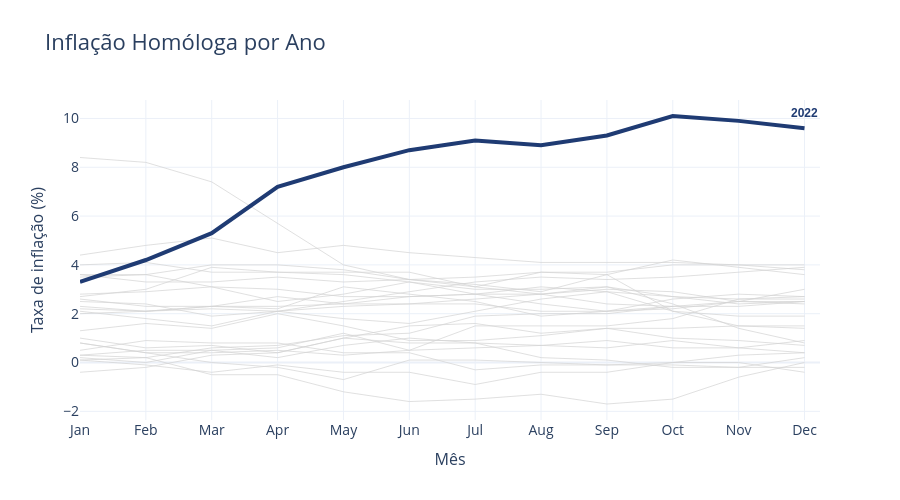

The notebook cell saved with this chart:
### Code cell
# Escolher ano a destacar
highlight_year = 2022

# Criar figura
fig = go.Figure()

# 🔹 Linhas cinza (todos os anos menos o destaque)
for y in df["year"].unique():
    if y != highlight_year:
        df_y = df[df["year"] == y]
        fig.add_trace(go.Scatter(
            x=df_y["month"],
            y=df_y[target],
            mode="lines",
            line=dict(color="lightgray", width=1),
            opacity=0.7,
            showlegend=False
        ))

# 🔹 Linha destacada
df_high = df[df["year"] == highlight_year]

fig.add_trace(go.Scatter(
    x=df_high["month"],
    y=df_high[target],
    mode="lines",
    line=dict(color="#1f3b73", width=4),  # azul escuro
    name=str(highlight_year)
))

# Último ponto da série destacada
x_last = df_high["month"].iloc[-1]
y_last = df_high[target].iloc[-1]

# 🔹 Label tipo "ticket"
fig.add_annotation(
    x=x_last,
    y=y_last,
    text=str(highlight_year),
    showarrow=False,
    
    # posição ligeiramente acima
    yshift=15,
    
    # estilo do "ticket"
    font=dict(
        color="#1f3b73",
        size=12,
        weight='bold',
        family='arial'
    ),
    
    # arredondamento visual
    align="center"
)

# 🔹 Layout
fig.update_layout(
    title='Inflação Homóloga por Ano',
    template="plotly_white",
    
    # 🔹 Fonte global (base)
    font=dict(
        # family='Arial',
        size=12,
    ),

    # 🔹 Título principal
    title_font=dict(
        size=title_size
    ),

    # 🔹 Eixos
    xaxis=dict(
        title='Mês',
        title_font=dict(size=label_size),
        tickfont=dict(size=ticket_size)
    ),
    
    yaxis=dict(
        title='Taxa de inflação (%)',
        title_font=dict(size=label_size),
        tickfont=dict(size=ticket_size)
    ),

    showlegend=False,
    height=500
)

fig.show()

### Figure 1 — Plotly figure (JSON) as saved in the notebook; plotly's stock layout.template omitted (floating-point values rounded to 4 significant figures)
{"data": [{"line": {"color": "lightgray", "width": 1}, "mode": "lines", "opacity": 0.7, "showlegend": false, "type": "scatter", "x": ["Jan", "Feb", "Mar", "Apr", "May", "Jun", "Jul", "Aug", "Sep", "Oct", "Nov", "Dec"], "y": [2.1, 1.8, 1.5, 2.1, 2.5, 2.9, 3.3, 3.5, 3.4, 3.5, 3.7, 3.9]}, {"line": {"color": "lightgray", "width": 1}, "mode": "lines", "opacity": 0.7, "showlegend": false, "type": "scatter", "x": ["Jan", "Feb", "Mar", "Apr", "May", "Jun", "Jul", "Aug", "Sep", "Oct", "Nov", "Dec"], "y": [4.4, 4.8, 5.1, 4.5, 4.8, 4.5, 4.3, 4.1, 4.1, 4.1, 4.0, 3.8]}, {"line": {"color": "lightgray", "width": 1}, "mode": "lines", "opacity": 0.7, "showlegend": false, "type": "scatter", "x": ["Jan", "Feb", "Mar", "Apr", "May", "Jun", "Jul", "Aug", "Sep", "Oct", "Nov", "Dec"], "y": [3.6, 3.3, 3.3, 3.5, 3.3, 3.4, 3.5, 3.7, 3.7, 4.0, 4.0, 4.0]}, {"line": {"color": "lightgray", "width": 1}, "mode": "lines", "opacity": 0.7, "showlegend": false, "type": "scatter", "x": ["Jan", "Feb", "Mar", "Apr", "May", "Jun", "Jul", "Aug", "Sep", "Oct", "Nov", "Dec"], "y": [4.0, 4.1, 3.7, 3.7, 3.6, 3.3, 2.8, 2.8, 3.0, 2.9, 2.5, 2.4]}, {"line": {"color": "lightgray", "width": 1}, "mode": "lines", "opacity": 0.7, "showlegend": false, "type": "scatter", "x": ["Jan", "Feb", "Mar", "Apr", "May", "Jun", "Jul", "Aug", "Sep", "Oct", "Nov", "Dec"], "y": [2.2, 2.1, 2.3, 2.3, 2.4, 2.7, 2.8, 2.4, 2.1, 2.2, 2.5, 2.5]}, {"line": {"color": "lightgray", "width": 1}, "mode": "lines", "opacity": 0.7, "showlegend": false, "type": "scatter", "x": ["Jan", "Feb", "Mar", "Apr", "May", "Jun", "Jul", "Aug", "Sep", "Oct", "Nov", "Dec"], "y": [2.0, 2.1, 2.2, 2.1, 1.8, 1.6, 2.1, 2.6, 2.9, 2.7, 2.6, 2.6]}, {"line": {"color": "lightgray", "width": 1}, "mode": "lines", "opacity": 0.7, "showlegend": false, "type": "scatter", "x": ["Jan", "Feb", "Mar", "Apr", "May", "Jun", "Jul", "Aug", "Sep", "Oct", "Nov", "Dec"], "y": [2.7, 3.0, 3.9, 3.7, 3.7, 3.7, 3.1, 2.8, 3.1, 2.7, 2.4, 2.5]}, {"line": {"color": "lightgray", "width": 1}, "mode": "lines", "opacity": 0.7, "showlegend": false, "type": "scatter", "x": ["Jan", "Feb", "Mar", "Apr", "May", "Jun", "Jul", "Aug", "Sep", "Oct", "Nov", "Dec"], "y": [2.6, 2.3, 2.3, 2.7, 2.4, 2.4, 2.4, 2.1, 2.1, 2.6, 2.8, 2.7]}, {"line": {"color": "lightgray", "width": 1}, "mode": "lines", "opacity": 0.7, "showlegend": false, "type": "scatter", "x": ["Jan", "Feb", "Mar", "Apr", "May", "Jun", "Jul", "Aug", "Sep", "Oct", "Nov", "Dec"], "y": [2.8, 2.9, 3.1, 2.5, 2.8, 3.3, 3.0, 3.0, 3.1, 2.4, 1.4, 0.8]}, {"line": {"color": "lightgray", "width": 1}, "mode": "lines", "opacity": 0.7, "showlegend": false, "type": "scatter", "x": ["Jan", "Feb", "Mar", "Apr", "May", "Jun", "Jul", "Aug", "Sep", "Oct", "Nov", "Dec"], "y": [0.3, 0.2, -0.5, -0.5, -1.2, -1.6, -1.5, -1.3, -1.7, -1.5, -0.6, 0.0]}, {"line": {"color": "lightgray", "width": 1}, "mode": "lines", "opacity": 0.7, "showlegend": false, "type": "scatter", "x": ["Jan", "Feb", "Mar", "Apr", "May", "Jun", "Jul", "Aug", "Sep", "Oct", "Nov", "Dec"], "y": [0.1, 0.2, 0.6, 0.7, 1.1, 1.2, 1.9, 2.0, 2.0, 2.3, 2.3, 2.5]}, {"line": {"color": "lightgray", "width": 1}, "mode": "lines", "opacity": 0.7, "showlegend": false, "type": "scatter", "x": ["Jan", "Feb", "Mar", "Apr", "May", "Jun", "Jul", "Aug", "Sep", "Oct", "Nov", "Dec"], "y": [3.6, 3.6, 4.0, 4.0, 3.8, 3.4, 3.2, 2.9, 3.6, 4.2, 3.9, 3.6]}, {"line": {"color": "lightgray", "width": 1}, "mode": "lines", "opacity": 0.7, "showlegend": false, "type": "scatter", "x": ["Jan", "Feb", "Mar", "Apr", "May", "Jun", "Jul", "Aug", "Sep", "Oct", "Nov", "Dec"], "y": [3.5, 3.6, 3.1, 3.0, 2.7, 2.7, 2.8, 3.1, 2.9, 2.1, 1.9, 1.9]}, {"line": {"color": "lightgray", "width": 1}, "mode": "lines", "opacity": 0.7, "showlegend": false, "type": "scatter", "x": ["Jan", "Feb", "Mar", "Apr", "May", "Jun", "Jul", "Aug", "Sep", "Oct", "Nov", "Dec"], "y": [0.2, 0.0, 0.5, 0.2, 0.7, 1.0, 0.8, 0.2, 0.1, -0.2, -0.2, 0.2]}, {"line": {"color": "lightgray", "width": 1}, "mode": "lines", "opacity": 0.7, "showlegend": false, "type": "scatter", "x": ["Jan", "Feb", "Mar", "Apr", "May", "Jun", "Jul", "Aug", "Sep", "Oct", "Nov", "Dec"], "y": [0.1, -0.1, -0.4, -0.1, -0.4, -0.4, -0.9, -0.4, -0.4, 0.0, 0.0, -0.4]}, {"line": {"color": "lightgray", "width": 1}, "mode": "lines", "opacity": 0.7, "showlegend": false, "type": "scatter", "x": ["Jan", "Feb", "Mar", "Apr", "May", "Jun", "Jul", "Aug", "Sep", "Oct", "Nov", "Dec"], "y": [-0.4, -0.2, 0.3, 0.4, 1.0, 0.8, 0.8, 0.7, 0.9, 0.6, 0.6, 0.4]}, {"line": {"color": "lightgray", "width": 1}, "mode": "lines", "opacity": 0.7, "showlegend": false, "type": "scatter", "x": ["Jan", "Feb", "Mar", "Apr", "May", "Jun", "Jul", "Aug", "Sep", "Oct", "Nov", "Dec"], "y": [0.8, 0.4, 0.4, 0.5, 0.3, 0.5, 0.6, 0.7, 0.6, 0.9, 0.6, 0.9]}, {"line": {"color": "lightgray", "width": 1}, "mode": "lines", "opacity": 0.7, "showlegend": false, "type": "scatter", "x": ["Jan", "Feb", "Mar", "Apr", "May", "Jun", "Jul", "Aug", "Sep", "Oct", "Nov", "Dec"], "y": [1.3, 1.6, 1.4, 2.0, 1.5, 0.9, 0.9, 1.1, 1.4, 1.4, 1.5, 1.5]}, {"line": {"color": "lightgray", "width": 1}, "mode": "lines", "opacity": 0.7, "showlegend": false, "type": "scatter", "x": ["Jan", "Feb", "Mar", "Apr", "May", "Jun", "Jul", "Aug", "Sep", "Oct", "Nov", "Dec"], "y": [1.0, 0.6, 0.7, 0.4, 1.0, 1.5, 1.6, 1.2, 1.4, 1.0, 0.9, 0.7]}, {"line": {"color": "lightgray", "width": 1}, "mode": "lines", "opacity": 0.7, "showlegend": false, "type": "scatter", "x": ["Jan", "Feb", "Mar", "Apr", "May", "Jun", "Jul", "Aug", "Sep", "Oct", "Nov", "Dec"], "y": [0.5, 0.9, 0.8, 0.8, 0.4, 0.4, -0.3, -0.1, -0.1, 0.0, 0.3, 0.4]}, {"line": {"color": "lightgray", "width": 1}, "mode": "lines", "opacity": 0.7, "showlegend": false, "type": "scatter", "x": ["Jan", "Feb", "Mar", "Apr", "May", "Jun", "Jul", "Aug", "Sep", "Oct", "Nov", "Dec"], "y": [0.8, 0.4, 0.0, -0.2, -0.7, 0.1, 0.1, 0.0, -0.1, -0.1, -0.2, -0.2]}, {"line": {"color": "lightgray", "width": 1}, "mode": "lines", "opacity": 0.7, "showlegend": false, "type": "scatter", "x": ["Jan", "Feb", "Mar", "Apr", "May", "Jun", "Jul", "Aug", "Sep", "Oct", "Nov", "Dec"], "y": [0.3, 0.5, 0.5, 0.6, 1.2, 0.5, 1.5, 1.5, 1.5, 1.8, 2.6, 2.7]}, {"line": {"color": "lightgray", "width": 1}, "mode": "lines", "opacity": 0.7, "showlegend": false, "type": "scatter", "x": ["Jan", "Feb", "Mar", "Apr", "May", "Jun", "Jul", "Aug", "Sep", "Oct", "Nov", "Dec"], "y": [8.4, 8.2, 7.4, 5.7, 4.0, 3.4, 3.1, 3.7, 3.6, 2.1, 1.5, 1.4]}, {"line": {"color": "lightgray", "width": 1}, "mode": "lines", "opacity": 0.7, "showlegend": false, "type": "scatter", "x": ["Jan", "Feb", "Mar", "Apr", "May", "Jun", "Jul", "Aug", "Sep", "Oct", "Nov", "Dec"], "y": [2.3, 2.1, 2.3, 2.2, 3.1, 2.8, 2.5, 1.9, 2.1, 2.3, 2.5, 3.0]}, {"line": {"color": "lightgray", "width": 1}, "mode": "lines", "opacity": 0.7, "showlegend": false, "type": "scatter", "x": ["Jan", "Feb", "Mar", "Apr", "May", "Jun", "Jul", "Aug", "Sep", "Oct"], "y": [2.5, 2.4, 1.9, 2.1, 2.3, 2.4, 2.6, 2.8, 2.4, 2.3]}, {"line": {"color": "#1f3b73", "width": 4}, "mode": "lines", "name": "2022", "type": "scatter", "x": ["Jan", "Feb", "Mar", "Apr", "May", "Jun", "Jul", "Aug", "Sep", "Oct", "Nov", "Dec"], "y": [3.3, 4.2, 5.3, 7.2, 8.0, 8.7, 9.1, 8.9, 9.3, 10.1, 9.9, 9.6]}], "layout": {"annotations": [{"align": "center", "font": {"color": "#1f3b73", "family": "arial", "size": 12, "weight": "bold"}, "showarrow": false, "text": "2022", "x": "Dec", "y": 9.6, "yshift": 15}], "font": {"size": 12}, "height": 500, "showlegend": false, "title": {"font": {"size": 22}, "text": "Inflação Homóloga por Ano"}, "xaxis": {"tickfont": {"size": 14}, "title": {"font": {"size": 16}, "text": "Mês"}}, "yaxis": {"tickfont": {"size": 14}, "title": {"font": {"size": 16}, "text": "Taxa de inflação (%)"}}}}
